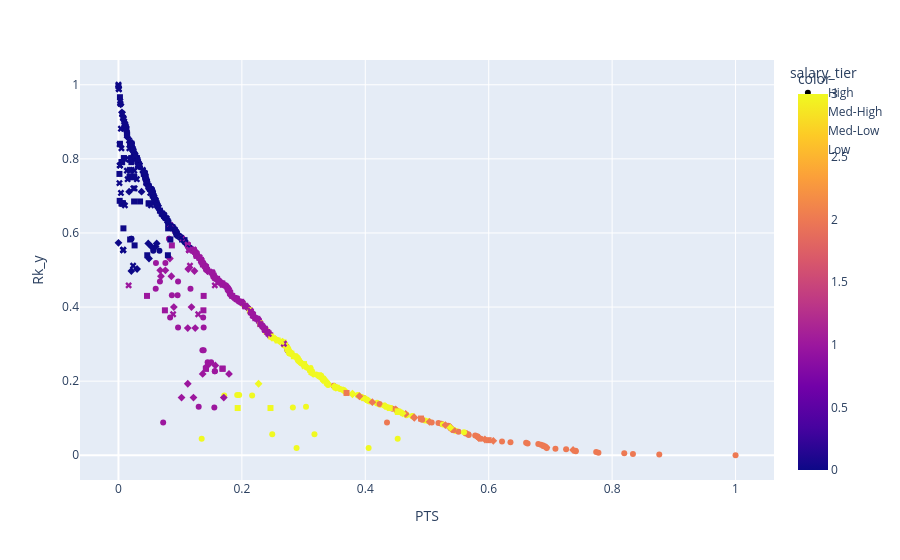

Write notebook code for a chart like this one.
### Code cell
px.scatter(nba, x='PTS', y='Rk_y', color = kmeans_4.labels_, symbol = 'salary_tier' )

### Figure 1 — Plotly figure (JSON) as saved in the notebook; plotly's stock layout.template omitted (floating-point values rounded to 4 significant figures; data arrays with more than 128 entries replaced by an {"elided": "..."} marker saying what was removed)
{"data": [{"hovertemplate": "salary_tier=High<br>PTS=%{x}<br>Rk_y=%{y}<br>color=%{marker.color}<extra></extra>", "legendgroup": "High", "marker": {"color": {"elided": "156 int values"}, "coloraxis": "coloraxis", "symbol": "circle"}, "mode": "markers", "name": "High", "orientation": "v", "showlegend": true, "type": "scatter", "x": {"elided": "156 float values"}, "xaxis": "x", "y": {"elided": "156 float values"}, "yaxis": "y"}, {"hovertemplate": "salary_tier=Med-High<br>PTS=%{x}<br>Rk_y=%{y}<br>color=%{marker.color}<extra></extra>", "legendgroup": "Med-High", "marker": {"color": {"elided": "155 int values"}, "coloraxis": "coloraxis", "symbol": "diamond"}, "mode": "markers", "name": "Med-High", "orientation": "v", "showlegend": true, "type": "scatter", "x": {"elided": "155 float values"}, "xaxis": "x", "y": {"elided": "155 float values"}, "yaxis": "y"}, {"hovertemplate": "salary_tier=Med-Low<br>PTS=%{x}<br>Rk_y=%{y}<br>color=%{marker.color}<extra></extra>", "legendgroup": "Med-Low", "marker": {"color": {"elided": "155 int values"}, "coloraxis": "coloraxis", "symbol": "square"}, "mode": "markers", "name": "Med-Low", "orientation": "v", "showlegend": true, "type": "scatter", "x": {"elided": "155 float values"}, "xaxis": "x", "y": {"elided": "155 float values"}, "yaxis": "y"}, {"hovertemplate": "salary_tier=Low<br>PTS=%{x}<br>Rk_y=%{y}<br>color=%{marker.color}<extra></extra>", "legendgroup": "Low", "marker": {"color": {"elided": "159 int values"}, "coloraxis": "coloraxis", "symbol": "x"}, "mode": "markers", "name": "Low", "orientation": "v", "showlegend": true, "type": "scatter", "x": {"elided": "159 float values"}, "xaxis": "x", "y": {"elided": "159 float values"}, "yaxis": "y"}], "layout": {"coloraxis": {"colorbar": {"title": {"text": "color"}}, "colorscale": [[0, "#0d0887"], [0.1111, "#46039f"], [0.2222, "#7201a8"], [0.3333, "#9c179e"], [0.4444, "#bd3786"], [0.5556, "#d8576b"], [0.6667, "#ed7953"], [0.7778, "#fb9f3a"], [0.8889, "#fdca26"], [1, "#f0f921"]]}, "legend": {"title": {"text": "salary_tier"}, "tracegroupgap": 0}, "margin": {"t": 60}, "xaxis": {"anchor": "y", "domain": [0, 1], "title": {"text": "PTS"}}, "yaxis": {"anchor": "x", "domain": [0, 1], "title": {"text": "Rk_y"}}}}
